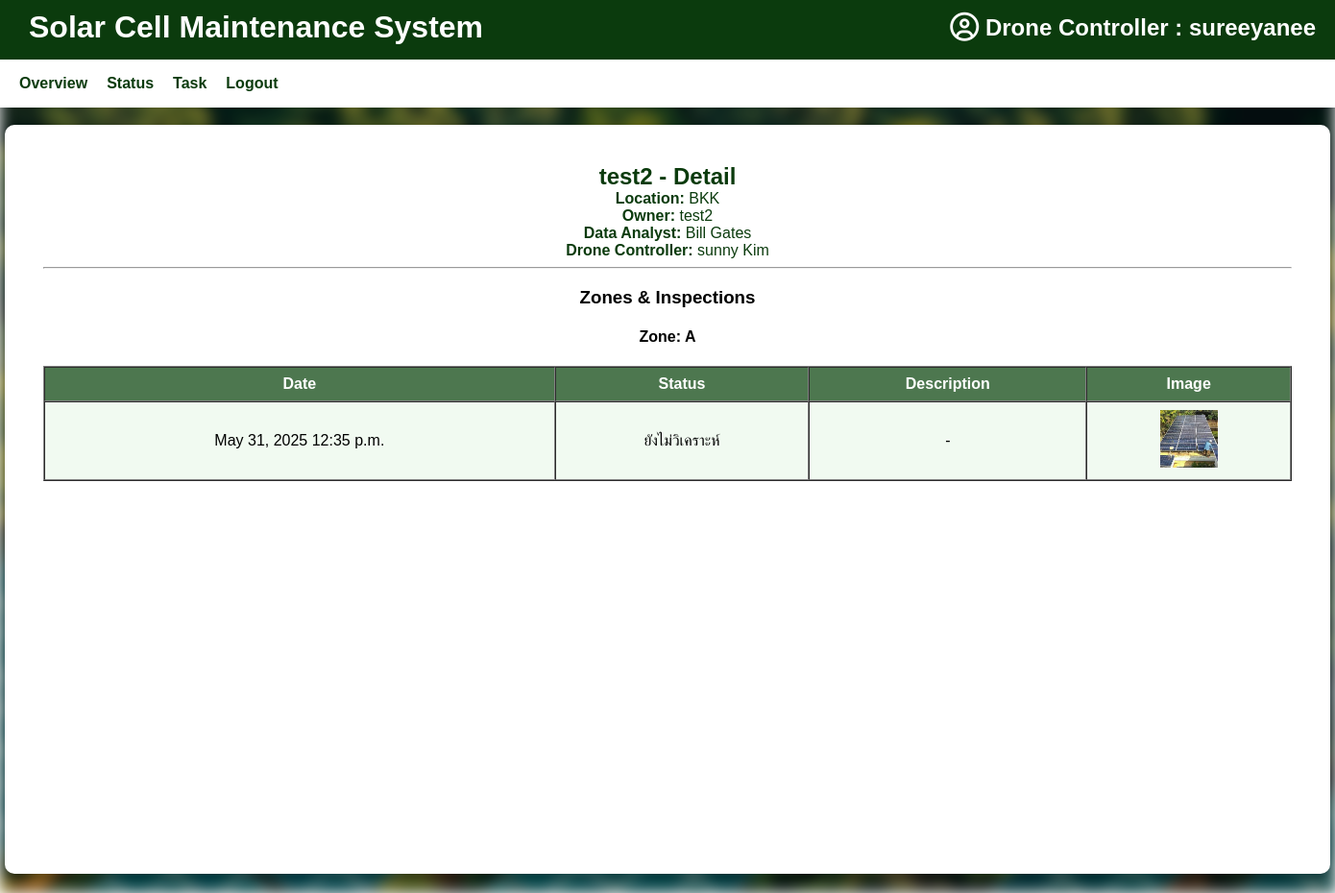
Screenshot of /accounts/dashboard/data-analyst/plant/2/ (signed in) with the database file from the repository.
### accounts/models.py (models this page shows, shortened)
class CustomUser(AbstractUser):
    ROLE_CHOICES = [
        ("site_admin", "Site Admin"),     # ผู้ดูแลเว็บไซต์
        ("plant_owner", "Plant Owner"),
        ("data_analyst", "Data Analyst"),
        ("drone_controller", "Drone Controller"),
    ]
    role = models.CharField(max_length=20, choices=ROLE_CHOICES, default="plant_owner")

### plant/models.py (models this page shows, shortened)
class SolarPlant(models.Model):
    name = models.CharField(max_length=255, verbose_name="ชื่อโรงไฟฟ้า")
    location = models.CharField(max_length=255, verbose_name="ที่ตั้งโรงไฟฟ้า")
    latitude = models.FloatField(verbose_name="ละติจูด", null=True, blank=True)
    longitude = models.FloatField(verbose_name="ลองจิจูด", null=True, blank=True)
    owner = models.ForeignKey(
        settings.AUTH_USER_MODEL,
        on_delete=models.CASCADE,
        related_name='plants',
        verbose_name="เจ้าของโรง"
    )
    installed_capacity_kw = models.DecimalField(
        max_digits=10, decimal_places=2,
        null=True, blank=True,
        verbose_name="กำลังการผลิต (kW)"
    )
    description = models.TextField(blank=True, verbose_name="รายละเอียดเพิ่มเติม")
    created_at = models.DateTimeField(auto_now_add=True)
    data_analyst = models.ForeignKey(
        settings.AUTH_USER_MODEL,
        on_delete=models.SET_NULL,
        null=True, blank=True,
        limit_choices_to={'role': 'data_analyst'},
        related_name='assigned_analyst_plants',
        verbose_name="นักวิเคราะห์ข้อมูล"
    )
    drone_controller = models.ForeignKey(
        settings.AUTH_USER_MODEL,
        on_delete=models.SET_NULL,
        null=True, blank=True,
        limit_choices_to={'role': 'drone_controller'},
        related_name='assigned_drone_plants',
        verbose_name="ผู้ควบคุมโดรน"
    )

class Zone(models.Model):
    plant = models.ForeignKey(SolarPlant, on_delete=models.CASCADE, related_name='zones')
    name = models.CharField(max_length=50, verbose_name="ชื่อโซน")  # เช่น Zone A, B, Main Zone
    class Meta:
        unique_together = ('plant', 'name')

### drone/models.py (models this page shows, shortened)
class DroneInspection(models.Model):
    STATUS_CHOICES = [
        ('pending', 'ยังไม่วิเคราะห์'),
        ('analyzed', 'วิเคราะห์แล้ว'),
        ('issue_found', 'พบปัญหา'),
        ('complete', 'แก้ไขแล้ว'),
    ]
    plant = models.ForeignKey('plant.SolarPlant', on_delete=models.CASCADE)
    zone = models.ForeignKey('plant.Zone', on_delete=models.CASCADE)
    captured_by = models.ForeignKey(settings.AUTH_USER_MODEL, on_delete=models.SET_NULL, null=True)
    image = models.ImageField(upload_to="inspections/")
    description = models.TextField(blank=True)
    captured_date = models.DateField(verbose_name="Image Date", null=True, blank=True)
    captured_time = models.TimeField(verbose_name="Image Time", null=True, blank=True)
    captured_at = models.DateTimeField(auto_now_add=True)
    status = models.CharField(max_length=20, choices=STATUS_CHOICES, default='pending')
    analyzed_by = models.ForeignKey(
        settings.AUTH_USER_MODEL,
        on_delete=models.SET_NULL,
        null=True,
        blank=True,
        related_name='analyzed_inspections'
    )

### accounts/views.py (the view)
# urls.py: path('dashboard/data-analyst/plant/<int:plant_id>/', plant_detail_analyst_view, name='plant_detail_analyst'),
@login_required
def plant_detail_analyst_view(request, plant_id):
    plant = get_object_or_404(SolarPlant, id=plant_id)
    zones = plant.zones.prefetch_related('droneinspection_set')
    return render(request, 'dashboard/plant_detail_analyst.html', {
        'plant': plant,
        'zones': zones,
    })

### templates/dashboard/plant_detail_analyst.html (shortened to what this page needs)
{% extends 'dash.html' %}
{% load static %}
{% block content %}
  <h2>{{ plant.name }} - Detail</h2>
  <p><b>Location:</b> {{ plant.location }}</p>
  <p><b>Owner:</b> {% if plant.owner.first_name or plant.owner.last_name %}{{ plant.owner.first_name }} {{ plant.owner.last_name }}{% else %}{{ plant.owner.username }}{% endif %}</p>
  <p><b>Data Analyst:</b> {% if plant.data_analyst %}{% if plant.data_analyst.first_name or plant.data_analyst.last_name %}{{ plant.data_analyst.first_name }} {{ plant.data_analyst.last_name }}{% else %}{{ plant.data_analyst.username }}{% endif %}{% else %}-{% endif %}</p>
  <p><b>Drone Controller:</b> {% if plant.drone_controller %}{% if plant.drone_controller.first_name or plant.drone_controller.last_name %}{{ plant.drone_controller.first_name }} {{ plant.drone_controller.last_name }}{% else %}{{ plant.drone_controller.username }}{% endif %}{% else %}-{% endif %}</p>
  <hr>
  <h3>Zones & Inspections</h3>
  {% for zone in zones %}
    <div style="margin-bottom: 24px;">
      <h4>Zone: {{ zone.name }}</h4>
      <table border="1" cellpadding="8" cellspacing="0" style="width:100%; background:white; color:black;">
        <thead style="background:#0b3b0d; color:white;">
          <tr>
            <th>Date</th>
            <th>Status</th>
            <th>Description</th>
            <th>Image</th>
          </tr>
        </thead>
        <tbody>
          {% for insp in zone.droneinspection_set.all|dictsortreversed:"captured_at" %}
            <tr>
              <td>{{ insp.captured_date }} {{ insp.captured_time }}</td>
              <td>{{ insp.get_status_display }}</td>
              <td>{{ insp.description|default:"-" }}</td>
              <td>
                {% if insp.image %}
                  <a href="{{ insp.image.url }}" target="_blank"><img src="{{ insp.image.url }}" style="height:60px;"></a>
                {% else %}-{% endif %}
              </td>
            </tr>
          {% empty %}
            <tr><td colspan="4">No inspection data.</td></tr>
          {% endfor %}
        </tbody>
      </table>
    </div>
  {% endfor %}
{% endblock %}

### templates/dash.html (shortened to what this page needs)
{% load static %}
<!DOCTYPE html>
<html lang="en">
<head>
    <link rel="stylesheet" href="{% static 'css/style.css' %}">
    <link rel="stylesheet" href="https://cdnjs.cloudflare.com/ajax/libs/font-awesome/6.5.0/css/all.min.css">
</head>
<body class="dash">
    <header>
    <div class="header-top">
        <h1>Solar Cell Maintenance System</h1>
        <h2 class="user-info" style="position: absolute; top: 15px; right: 20px; font-weight: bold; color: white;">
            <i class="fa-regular fa-circle-user fa-lg" style="color: #ffffff;"></i> {{ request.user.get_role_display|default:request.user.role|capfirst }} : {{ request.user.username }}
        </h2>
    </div>
    {% block navbar %}
    <nav class="navbar">
        {% if request.user.role == 'plant_owner' %}
            {% include 'navbars/navbar_plant_owner.html' %}
        {% elif request.user.role == 'data_analyst' %}
            {% include 'navbars/navbar_data_analyst.html' %}
        {% elif request.user.role == 'drone_controller' %}
            {% include 'navbars/navbar_drone_controller.html' %}
        {% endif %}
    </nav>
    {% endblock %}
    </header>
    <div class="{% block class_name %}dash-container{% endblock %}">
        {% block content %}
        {% endblock %}
    </div>
</body>
</html>

### static/css/style.css (style rules this page uses)
body.dash { position: relative; margin: 0; padding: 0; min-height: 100vh; font-family: 'Arial', sans-serif; }
body.dash::before { content: ''; position: fixed; pointer-events: none; top: 0; left: 0; width: 100%; height: 100%; background-image: url("/static/images/solar-bg.jpg"); background-size: cover; background-position: center; background-repeat: no-repeat; filter: blur(8px) brightness(0.7); z-index: -1; }
.dash header { background-color: rgb(11, 59, 13); display: flex; flex-direction: column; align-items: stretch; padding: 0; position: fixed; top: 0; left: 0; width: 100%; z-index: 1000; box-shadow: 0px 2px 5px rgba(0, 0, 0, 0.1); }
.header-top { display: flex; justify-content: space-between; align-items: center; padding: 10px 30px; background-color: rgb(11, 59, 13); color: white; }
.navbar { background-color: rgb(255, 255, 255); color: rgb(11, 59, 13); display: flex; justify-content: flex-start; padding: 5px 20px; align-items: center; margin: 0; position: relative; top: 5px; width: 100%; height: 40px; }
.dash-container { width: 1300px; height: 700px; background: rgb(255, 255, 255); padding: 40px; border-radius: 10px; text-align: center; margin: 130px auto 40px auto; box-shadow: 0 4px 10px rgba(0, 0, 0, 0.2); overflow: auto; }
.dash h1 { color: rgb(255, 255, 255); margin: 0; }
.dash h2 { color: rgb(11, 59, 13); margin: 0; }
.dash p { color: rgb(11, 59, 13); margin: 0; }
table tr:nth-child(odd) { background-color: #d4f0d454; }
td, th { text-align: center; vertical-align: middle; }

### rows the page displays
CustomUser: user.role "Drone Controller", user.username "sureeyanee"
SolarPlant: name "test2", location "BKK", owner.username "test2", data_analyst.first_name "Bill", data_analyst.last_name "Gates", drone_controller.first_name "sunny", drone_controller.last_name "Kim"
Zone: name "A"
DroneInspection: captured_date "May 31, 2025", captured_time "12:35 p.m.", status "ยังไม่วิเคราะห์", description "-", image (picture)
